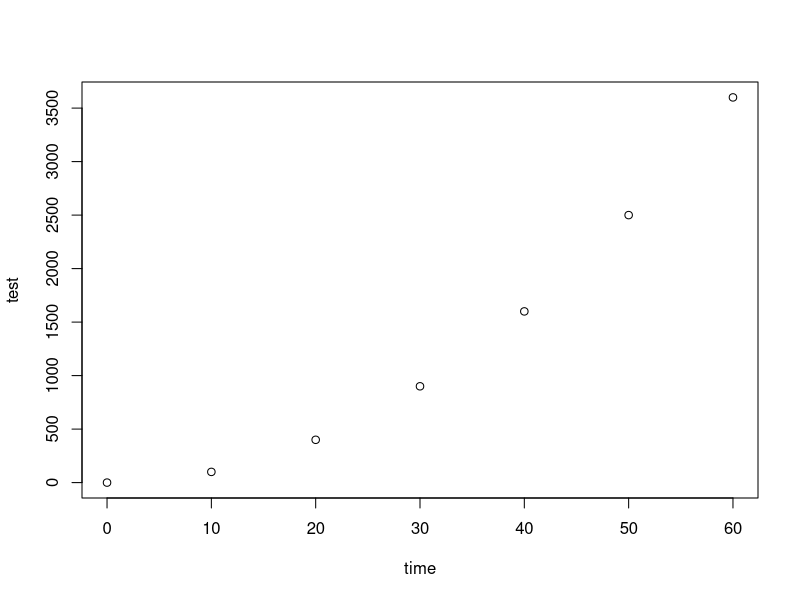
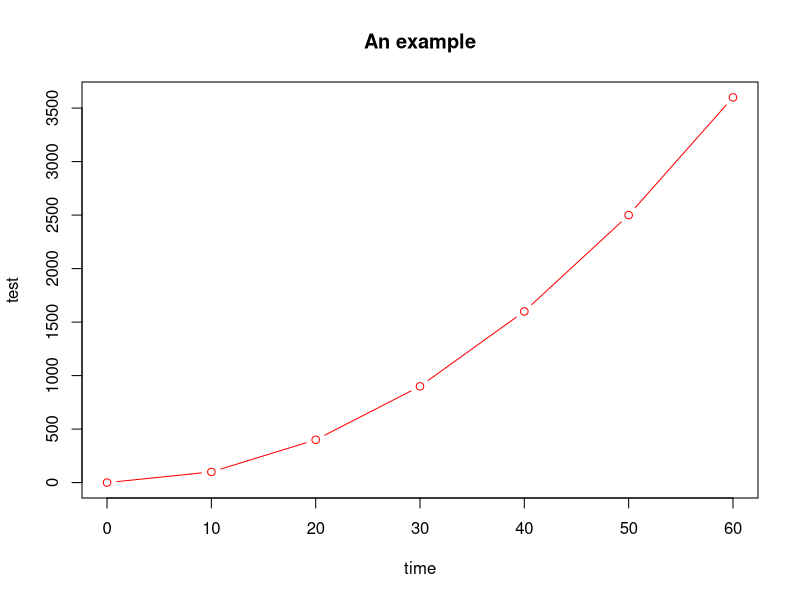
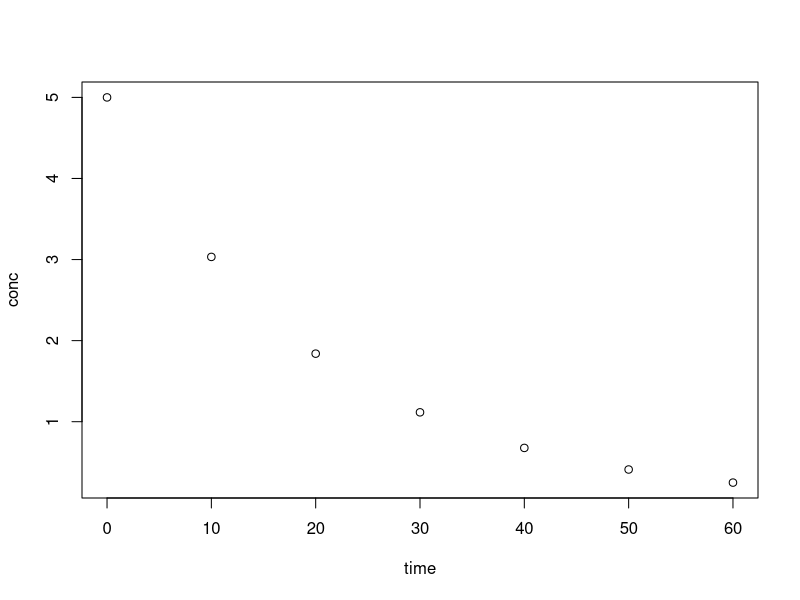
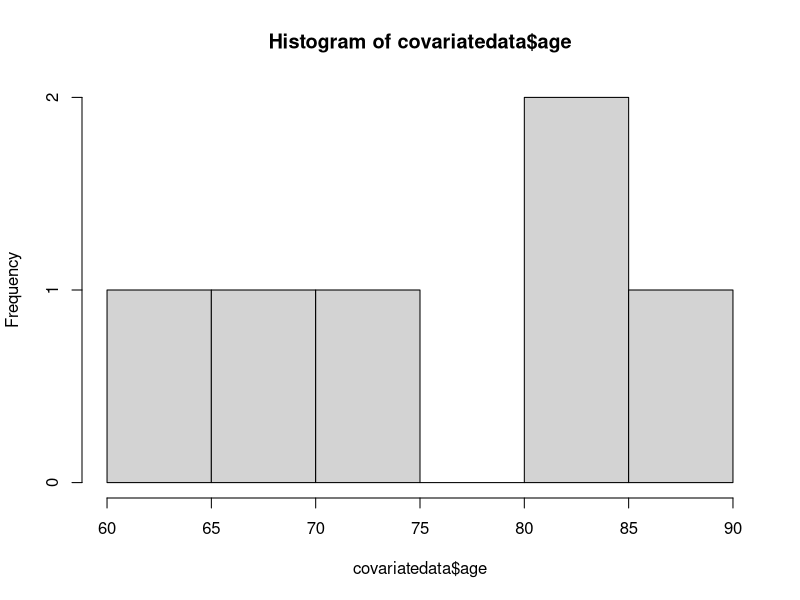
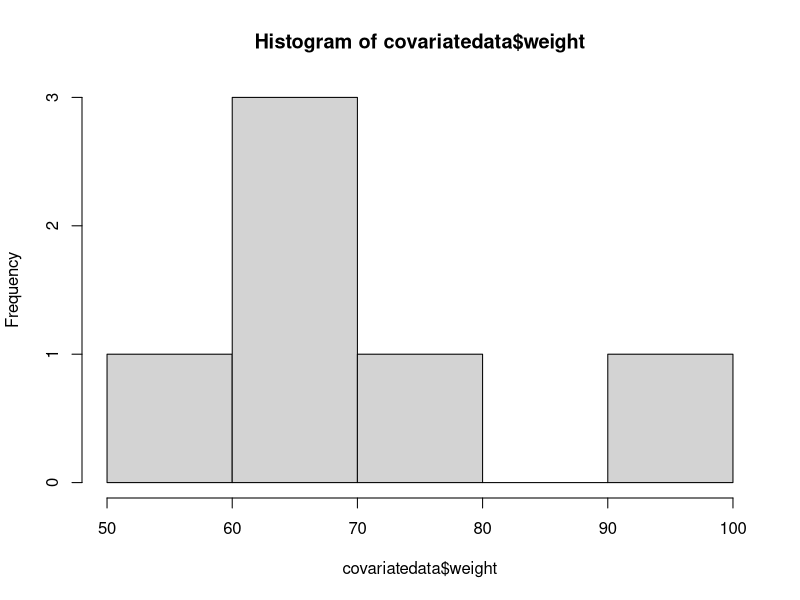

Write the R code that produced these figures, in order. (Note: this script raises an error after producing the figures.)
#The basics of R
#We will cut and paste these commands into the R console

 setwd("P:/OSUcourse2015/Rcourse_Day1/2_Handson")

#1. R basics
# This removes all R object from the workspace.  A good thing to do at the start of a script.

  rm(list=ls(all=TRUE))


#1.1 Getting help

  #help(plot)

  #?plot

  #help.search("plot")


#1.2 Using the command line in the console window

  2 + 2
  
  10^2
  
  1:100


#1.3 Making an object (a vector) and assignment using <-

  time <- c(0,10,20,30,40,50,60)
  time


#1.4 How objects behave - vectorised operations

  test <- time+time
  test

  test <- time^2
  test
  
#Note how "test" was overwitten without warning


#1.5 A graphics window opens when needed - make sure it is visible

  plot(test ~ time)
  #The graphics window can be closed when it is not needed


#1.6 Functions can have arguments (given in the help page)

  plot(test ~ time, col="red", type="b", main="An example")


#1.7 Named vectors and accessing the elements of a vector

  theta <- c(dose=50, Cl=0.5, V=10)
  theta

  names(theta)
 
  theta[3]
  
  theta["V"]
  
  #Subsetting
  theta[theta>10]


#1.8 An example using vectors for calculations
#Single compartment, bolus dose, first order elimination
#C = Dose/V*exp(-CL/V*t)

  conc <- 50/10*exp(-0.5/10*time)
  conc

  conc <- theta[1]/theta[3]*exp(-theta[2]/theta[3]*time)
  conc

  conc <- theta["dose"]/theta["V"]*exp(-theta["Cl"]/theta["V"]*time)
  conc

  plot(conc ~ time)


#1.7 Logical comparisons
   conc

   conc < 5
   
   conc <= 2

   conc==5



#1.9 Introducing NA as missing

   conc2 <- c(10,20,NA,30)

   #What is the mean of conc2?
   mean(conc2)

   #What is the mean if we remove the NA's
   mean(conc2, na.rm=T)  


#2.0 Reading data 

  alldata <- read.csv("morphine_n=6.csv")
  #"alldata" is an object of the class "data frame" - mixed numbers and text

  #This shows the venous blood concentration (ng/ml) of morphine in 6 elderly
  #patients after each received 5 mg s.c.


#2.1 Various ways to look at the imported data

  names(alldata)

  str(alldata)

  summary(alldata)

  table(time)


#2.2  Accessing dataframe elements - [] and $

  alldata["time"]
  
  alldata$time
  
  alldata[2,3]
  #second row, third column of alldata


#2.3 Factors
  #R turns text into factors by default
  #Factors are categorical variables, which are defined by their levels
  #The order is alphabetical unless specified otherwise
  class(alldata$proced)

  levels(alldata$proced)

  alldata$proced

  #Caution - factors can be represented by text strings that are numbers
  #The three objects below are all distinctly different
    beware1 <- c(10,11,12)
    beware1

    beware2 <- c("10","11","12")
    beware2

    beware3 <- as.factor(beware2)
    beware3

    #They look the same but are objects of different classes and will behave differently
    class(beware1)
    class(beware2)
    class(beware3)


#2.4 First, a subset of alldata is needed where the co-variate values aren't
#repeated for each timepoint - the values for time zero will suffice

  #Subset is a very handy command
  covariatedata <- subset(alldata, time==0)

  dim(alldata)
  dim(covariatedata)

  head(alldata)
  head(covariatedata)
 
 
#2.5 A quick look at the co-variates

 
  hist(covariatedata$age)
  
  hist(covariatedata$weight)

  table(covariatedata$sex)
  
  table(covariatedata$proced)

  table(covariatedata$proced,covariatedata$sex)

  plot(covariatedata$weight ~ covariatedata$sex)
  

 


#2.5 Basic plot of the pooled data for all 6 subjects
  
  plot(conc ~ time, data=alldata)

#More on plotting tomorrow.
